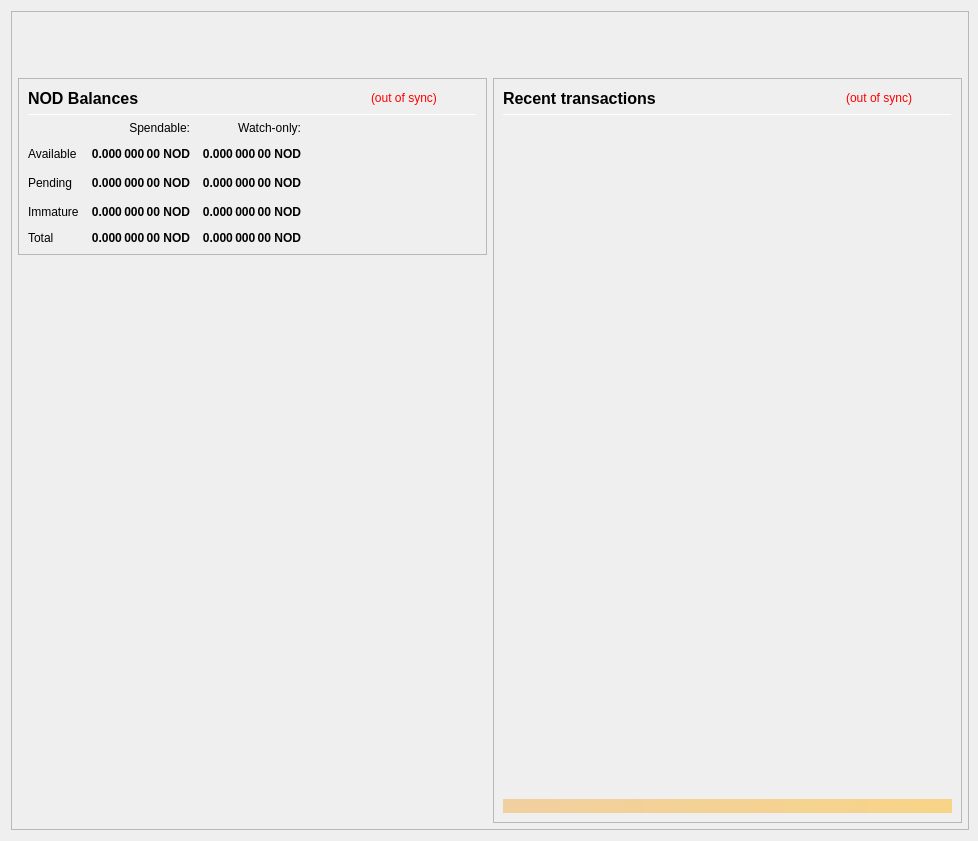
<?xml version="1.0" encoding="UTF-8"?>
<ui version="4.0">
 <class>OverviewPage</class>
 <widget class="QWidget" name="OverviewPage">
  <property name="geometry">
   <rect>
    <x>0</x>
    <y>0</y>
    <width>978</width>
    <height>841</height>
   </rect>
  </property>
  <property name="minimumSize">
   <size>
    <width>960</width>
    <height>682</height>
   </size>
  </property>
  <property name="font">
   <font>
    <weight>50</weight>
    <bold>false</bold>
   </font>
  </property>
  <property name="windowTitle">
   <string>Form</string>
  </property>
  <layout class="QVBoxLayout" name="topLayout" stretch="0">
   <property name="rightMargin">
    <number>9</number>
   </property>
   <item>
    <widget class="QFrame" name="frame_BG">
     <property name="minimumSize">
      <size>
       <width>850</width>
       <height>610</height>
      </size>
     </property>
     <property name="maximumSize">
      <size>
       <width>16777215</width>
       <height>16777215</height>
      </size>
     </property>
     <property name="frameShape">
      <enum>QFrame::StyledPanel</enum>
     </property>
     <property name="frameShadow">
      <enum>QFrame::Raised</enum>
     </property>
     <layout class="QVBoxLayout" name="verticalLayout_3" stretch="0">
      <property name="leftMargin">
       <number>0</number>
      </property>
      <property name="topMargin">
       <number>0</number>
      </property>
      <property name="rightMargin">
       <number>0</number>
      </property>
      <property name="bottomMargin">
       <number>6</number>
      </property>
      <item>
       <layout class="QVBoxLayout" name="verticalLayout_Master" stretch="0,1">
        <property name="leftMargin">
         <number>0</number>
        </property>
        <property name="topMargin">
         <number>0</number>
        </property>
        <property name="rightMargin">
         <number>0</number>
        </property>
        <property name="bottomMargin">
         <number>0</number>
        </property>
        <item>
         <widget class="QFrame" name="frame_Header">
          <layout class="QVBoxLayout" name="verticalLayout_Header" stretch="0">
           <property name="leftMargin">
            <number>0</number>
           </property>
           <property name="topMargin">
            <number>0</number>
           </property>
           <property name="rightMargin">
            <number>0</number>
           </property>
           <property name="bottomMargin">
            <number>0</number>
           </property>
           <item>
            <layout class="QHBoxLayout" name="horizontalLayout_Header" stretch="1,0">
             <property name="spacing">
              <number>6</number>
             </property>
             <item>
              <spacer name="horizontalSpacer_Header">
               <property name="orientation">
                <enum>Qt::Horizontal</enum>
               </property>
               <property name="sizeHint" stdset="0">
                <size>
                 <width>40</width>
                 <height>20</height>
                </size>
               </property>
              </spacer>
             </item>
             <item>
              <widget class="QLabel" name="labelOverviewHeaderRight">
               <property name="minimumSize">
                <size>
                 <width>464</width>
                 <height>60</height>
                </size>
               </property>
               <property name="maximumSize">
                <size>
                 <width>16777215</width>
                 <height>60</height>
                </size>
               </property>
               <property name="font">
                <font>
                 <pointsize>14</pointsize>
                </font>
               </property>
               <property name="text">
                <string/>
               </property>
               <property name="alignment">
                <set>Qt::AlignRight|Qt::AlignTrailing|Qt::AlignVCenter</set>
               </property>
              </widget>
             </item>
            </layout>
           </item>
          </layout>
         </widget>
        </item>
        <item>
         <widget class="QFrame" name="frame_Content">
          <layout class="QVBoxLayout" name="verticalLayout_Content">
           <property name="leftMargin">
            <number>6</number>
           </property>
           <property name="topMargin">
            <number>0</number>
           </property>
           <property name="rightMargin">
            <number>6</number>
           </property>
           <property name="bottomMargin">
            <number>0</number>
           </property>
           <item>
            <layout class="QHBoxLayout" name="horizontalLayout_Content" stretch="1,1">
             <property name="spacing">
              <number>6</number>
             </property>
             <item>
              <layout class="QVBoxLayout" name="verticalLayout_left" stretch="0,0">
               <item>
                <widget class="QFrame" name="frameBalances">
                 <property name="frameShape">
                  <enum>QFrame::StyledPanel</enum>
                 </property>
                 <property name="frameShadow">
                  <enum>QFrame::Raised</enum>
                 </property>
                 <layout class="QVBoxLayout" name="verticalLayout_4">
                  <item>
                   <layout class="QHBoxLayout" name="hlBalancesHeader" stretch="2,0,0">
                    <property name="spacing">
                     <number>6</number>
                    </property>
                    <item>
                     <widget class="QLabel" name="labelBalances">
                      <property name="minimumSize">
                       <size>
                        <width>0</width>
                        <height>0</height>
                       </size>
                      </property>
                      <property name="font">
                       <font>
                        <pointsize>12</pointsize>
                        <weight>75</weight>
                        <bold>true</bold>
                       </font>
                      </property>
                      <property name="text">
                       <string>NOD Balances</string>
                      </property>
                     </widget>
                    </item>
                    <item>
                     <widget class="QLabel" name="labelWalletStatus">
                      <property name="cursor">
                       <cursorShape>WhatsThisCursor</cursorShape>
                      </property>
                      <property name="toolTip">
                       <string>The displayed information may be out of date. Your wallet automatically synchronizes with the Node network after a connection is established, but this process has not completed yet.</string>
                      </property>
                      <property name="styleSheet">
                       <string notr="true">QLabel { color: red; }</string>
                      </property>
                      <property name="text">
                       <string notr="true">(out of sync)</string>
                      </property>
                      <property name="alignment">
                       <set>Qt::AlignLeading|Qt::AlignLeft|Qt::AlignVCenter</set>
                      </property>
                     </widget>
                    </item>
                    <item>
                     <spacer name="hsBalancesHeader">
                      <property name="orientation">
                       <enum>Qt::Horizontal</enum>
                      </property>
                      <property name="sizeHint" stdset="0">
                       <size>
                        <width>40</width>
                        <height>20</height>
                       </size>
                      </property>
                     </spacer>
                    </item>
                   </layout>
                  </item>
                  <item>
                   <widget class="Line" name="lineBalances">
                    <property name="minimumSize">
                     <size>
                      <width>0</width>
                      <height>1</height>
                     </size>
                    </property>
                    <property name="maximumSize">
                     <size>
                      <width>16777215</width>
                      <height>1</height>
                     </size>
                    </property>
                    <property name="orientation">
                     <enum>Qt::Horizontal</enum>
                    </property>
                   </widget>
                  </item>
                  <item>
                   <layout class="QGridLayout" name="gridLayout">
                    <property name="spacing">
                     <number>12</number>
                    </property>
                    <item row="2" column="2">
                     <widget class="QLabel" name="labelWatchPending">
                      <property name="font">
                       <font>
                        <weight>75</weight>
                        <bold>true</bold>
                       </font>
                      </property>
                      <property name="cursor">
                       <cursorShape>ArrowCursor</cursorShape>
                      </property>
                      <property name="toolTip">
                       <string>Unconfirmed transactions to watch-only addresses</string>
                      </property>
                      <property name="text">
                       <string notr="true">0.000 000 00 NOD</string>
                      </property>
                      <property name="alignment">
                       <set>Qt::AlignRight|Qt::AlignTrailing|Qt::AlignVCenter</set>
                      </property>
                      <property name="textInteractionFlags">
                       <set>Qt::NoTextInteraction</set>
                      </property>
                     </widget>
                    </item>
                    <item row="2" column="1">
                     <widget class="QLabel" name="labelUnconfirmed">
                      <property name="font">
                       <font>
                        <weight>75</weight>
                        <bold>true</bold>
                       </font>
                      </property>
                      <property name="cursor">
                       <cursorShape>ArrowCursor</cursorShape>
                      </property>
                      <property name="toolTip">
                       <string>Total of transactions that have yet to be confirmed, and do not yet count toward the spendable balance</string>
                      </property>
                      <property name="text">
                       <string notr="true">0.000 000 00 NOD</string>
                      </property>
                      <property name="alignment">
                       <set>Qt::AlignRight|Qt::AlignTrailing|Qt::AlignVCenter</set>
                      </property>
                      <property name="textInteractionFlags">
                       <set>Qt::NoTextInteraction</set>
                      </property>
                     </widget>
                    </item>
                    <item row="3" column="2">
                     <widget class="QLabel" name="labelWatchImmature">
                      <property name="font">
                       <font>
                        <weight>75</weight>
                        <bold>true</bold>
                       </font>
                      </property>
                      <property name="cursor">
                       <cursorShape>ArrowCursor</cursorShape>
                      </property>
                      <property name="toolTip">
                       <string>Staked or masternode rewards in watch-only addresses that has not yet matured</string>
                      </property>
                      <property name="text">
                       <string notr="true">0.000 000 00 NOD</string>
                      </property>
                      <property name="alignment">
                       <set>Qt::AlignRight|Qt::AlignTrailing|Qt::AlignVCenter</set>
                      </property>
                      <property name="textInteractionFlags">
                       <set>Qt::NoTextInteraction</set>
                      </property>
                     </widget>
                    </item>
                    <item row="4" column="0">
                     <widget class="QLabel" name="labelTotalText">
                      <property name="text">
                       <string>Total</string>
                      </property>
                      <property name="textInteractionFlags">
                       <set>Qt::NoTextInteraction</set>
                      </property>
                     </widget>
                    </item>
                    <item row="3" column="1">
                     <widget class="QLabel" name="labelImmature">
                      <property name="font">
                       <font>
                        <weight>75</weight>
                        <bold>true</bold>
                       </font>
                      </property>
                      <property name="cursor">
                       <cursorShape>ArrowCursor</cursorShape>
                      </property>
                      <property name="toolTip">
                       <string>Staked or masternode rewards that has not yet matured</string>
                      </property>
                      <property name="text">
                       <string notr="true">0.000 000 00 NOD</string>
                      </property>
                      <property name="alignment">
                       <set>Qt::AlignRight|Qt::AlignTrailing|Qt::AlignVCenter</set>
                      </property>
                      <property name="textInteractionFlags">
                       <set>Qt::NoTextInteraction</set>
                      </property>
                     </widget>
                    </item>
                    <item row="2" column="3">
                     <spacer name="hsBalances">
                      <property name="orientation">
                       <enum>Qt::Horizontal</enum>
                      </property>
                      <property name="sizeHint" stdset="0">
                       <size>
                        <width>40</width>
                        <height>20</height>
                       </size>
                      </property>
                     </spacer>
                    </item>
                    <item row="3" column="0">
                     <widget class="QLabel" name="labelImmatureText">
                      <property name="text">
                       <string>Immature</string>
                      </property>
                      <property name="textInteractionFlags">
                       <set>Qt::NoTextInteraction</set>
                      </property>
                     </widget>
                    </item>
                    <item row="4" column="1">
                     <widget class="QLabel" name="labelTotal">
                      <property name="font">
                       <font>
                        <weight>75</weight>
                        <bold>true</bold>
                       </font>
                      </property>
                      <property name="cursor">
                       <cursorShape>ArrowCursor</cursorShape>
                      </property>
                      <property name="toolTip">
                       <string>Your current total balance</string>
                      </property>
                      <property name="text">
                       <string notr="true">0.000 000 00 NOD</string>
                      </property>
                      <property name="alignment">
                       <set>Qt::AlignRight|Qt::AlignTrailing|Qt::AlignVCenter</set>
                      </property>
                      <property name="textInteractionFlags">
                       <set>Qt::NoTextInteraction</set>
                      </property>
                     </widget>
                    </item>
                    <item row="4" column="2">
                     <widget class="QLabel" name="labelWatchTotal">
                      <property name="font">
                       <font>
                        <weight>75</weight>
                        <bold>true</bold>
                       </font>
                      </property>
                      <property name="cursor">
                       <cursorShape>ArrowCursor</cursorShape>
                      </property>
                      <property name="toolTip">
                       <string>Current total balance in watch-only addresses</string>
                      </property>
                      <property name="text">
                       <string notr="true">0.000 000 00 NOD</string>
                      </property>
                      <property name="alignment">
                       <set>Qt::AlignRight|Qt::AlignTrailing|Qt::AlignVCenter</set>
                      </property>
                      <property name="textInteractionFlags">
                       <set>Qt::NoTextInteraction</set>
                      </property>
                     </widget>
                    </item>
                    <item row="0" column="2">
                     <widget class="QLabel" name="labelWatchonly">
                      <property name="text">
                       <string>Watch-only:</string>
                      </property>
                      <property name="alignment">
                       <set>Qt::AlignRight|Qt::AlignTrailing|Qt::AlignVCenter</set>
                      </property>
                     </widget>
                    </item>
                    <item row="1" column="0">
                     <widget class="QLabel" name="labelBalanceText">
                      <property name="text">
                       <string>Available</string>
                      </property>
                      <property name="textInteractionFlags">
                       <set>Qt::NoTextInteraction</set>
                      </property>
                     </widget>
                    </item>
                    <item row="1" column="1">
                     <widget class="QLabel" name="labelBalance">
                      <property name="font">
                       <font>
                        <weight>75</weight>
                        <bold>true</bold>
                       </font>
                      </property>
                      <property name="cursor">
                       <cursorShape>ArrowCursor</cursorShape>
                      </property>
                      <property name="toolTip">
                       <string>Your current spendable balance</string>
                      </property>
                      <property name="text">
                       <string notr="true">0.000 000 00 NOD</string>
                      </property>
                      <property name="alignment">
                       <set>Qt::AlignRight|Qt::AlignTrailing|Qt::AlignVCenter</set>
                      </property>
                      <property name="textInteractionFlags">
                       <set>Qt::NoTextInteraction</set>
                      </property>
                     </widget>
                    </item>
                    <item row="1" column="2">
                     <widget class="QLabel" name="labelWatchAvailable">
                      <property name="font">
                       <font>
                        <weight>75</weight>
                        <bold>true</bold>
                       </font>
                      </property>
                      <property name="cursor">
                       <cursorShape>ArrowCursor</cursorShape>
                      </property>
                      <property name="toolTip">
                       <string>Your current balance in watch-only addresses</string>
                      </property>
                      <property name="text">
                       <string notr="true">0.000 000 00 NOD</string>
                      </property>
                      <property name="alignment">
                       <set>Qt::AlignRight|Qt::AlignTrailing|Qt::AlignVCenter</set>
                      </property>
                      <property name="textInteractionFlags">
                       <set>Qt::NoTextInteraction</set>
                      </property>
                     </widget>
                    </item>
                    <item row="2" column="0">
                     <widget class="QLabel" name="labelPendingText">
                      <property name="text">
                       <string>Pending</string>
                      </property>
                      <property name="textInteractionFlags">
                       <set>Qt::NoTextInteraction</set>
                      </property>
                     </widget>
                    </item>
                    <item row="0" column="1">
                     <widget class="QLabel" name="labelSpendable">
                      <property name="text">
                       <string>Spendable:</string>
                      </property>
                      <property name="alignment">
                       <set>Qt::AlignRight|Qt::AlignTrailing|Qt::AlignVCenter</set>
                      </property>
                     </widget>
                    </item>
                   </layout>
                  </item>
                 </layout>
                </widget>
               </item>
               <item>
                <spacer name="verticalSpacer">
                 <property name="orientation">
                  <enum>Qt::Vertical</enum>
                 </property>
                 <property name="sizeHint" stdset="0">
                  <size>
                   <width>20</width>
                   <height>40</height>
                  </size>
                 </property>
                </spacer>
               </item>
              </layout>
             </item>
             <item>
              <layout class="QVBoxLayout" name="verticalLayout_right" stretch="1">
               <item>
                <widget class="QFrame" name="frame_RecentTransactions">
                 <property name="minimumSize">
                  <size>
                   <width>0</width>
                   <height>0</height>
                  </size>
                 </property>
                 <property name="frameShape">
                  <enum>QFrame::StyledPanel</enum>
                 </property>
                 <property name="frameShadow">
                  <enum>QFrame::Raised</enum>
                 </property>
                 <layout class="QVBoxLayout" name="verticalLayout_1" stretch="0,0,0,0,0">
                  <item>
                   <layout class="QHBoxLayout" name="horizontalLayout_2" stretch="2,0,0">
                    <property name="spacing">
                     <number>3</number>
                    </property>
                    <item>
                     <widget class="QLabel" name="label_4">
                      <property name="minimumSize">
                       <size>
                        <width>0</width>
                        <height>20</height>
                       </size>
                      </property>
                      <property name="font">
                       <font>
                        <pointsize>12</pointsize>
                        <weight>75</weight>
                        <bold>true</bold>
                       </font>
                      </property>
                      <property name="text">
                       <string>Recent transactions</string>
                      </property>
                     </widget>
                    </item>
                    <item>
                     <widget class="QLabel" name="labelTransactionsStatus">
                      <property name="cursor">
                       <cursorShape>WhatsThisCursor</cursorShape>
                      </property>
                      <property name="toolTip">
                       <string>The displayed information may be out of date. Your wallet automatically synchronizes with the Node network after a connection is established, but this process has not completed yet.</string>
                      </property>
                      <property name="styleSheet">
                       <string notr="true">QLabel { color: red; }</string>
                      </property>
                      <property name="text">
                       <string notr="true">(out of sync)</string>
                      </property>
                      <property name="alignment">
                       <set>Qt::AlignRight|Qt::AlignTrailing|Qt::AlignVCenter</set>
                      </property>
                     </widget>
                    </item>
                    <item>
                     <spacer name="horizontalSpacer">
                      <property name="orientation">
                       <enum>Qt::Horizontal</enum>
                      </property>
                      <property name="sizeHint" stdset="0">
                       <size>
                        <width>40</width>
                        <height>20</height>
                       </size>
                      </property>
                     </spacer>
                    </item>
                   </layout>
                  </item>
                  <item>
                   <widget class="Line" name="line">
                    <property name="minimumSize">
                     <size>
                      <width>0</width>
                      <height>1</height>
                     </size>
                    </property>
                    <property name="maximumSize">
                     <size>
                      <width>16777215</width>
                      <height>1</height>
                     </size>
                    </property>
                    <property name="orientation">
                     <enum>Qt::Horizontal</enum>
                    </property>
                   </widget>
                  </item>
                  <item>
                   <widget class="QListView" name="listTransactions">
                    <property name="minimumSize">
                     <size>
                      <width>0</width>
                      <height>0</height>
                     </size>
                    </property>
                    <property name="styleSheet">
                     <string notr="true">QListView { background: transparent; }</string>
                    </property>
                    <property name="frameShape">
                     <enum>QFrame::NoFrame</enum>
                    </property>
                    <property name="verticalScrollBarPolicy">
                     <enum>Qt::ScrollBarAlwaysOff</enum>
                    </property>
                    <property name="horizontalScrollBarPolicy">
                     <enum>Qt::ScrollBarAlwaysOff</enum>
                    </property>
                    <property name="selectionMode">
                     <enum>QAbstractItemView::NoSelection</enum>
                    </property>
                   </widget>
                  </item>
                  <item>
                   <spacer name="verticalSpacer_2">
                    <property name="orientation">
                     <enum>Qt::Vertical</enum>
                    </property>
                    <property name="sizeType">
                     <enum>QSizePolicy::Expanding</enum>
                    </property>
                    <property name="sizeHint" stdset="0">
                     <size>
                      <width>20</width>
                      <height>40</height>
                     </size>
                    </property>
                   </spacer>
                  </item>
                  <item>
                   <widget class="QLabel" name="labelAlerts">
                    <property name="maximumSize">
                     <size>
                      <width>16777215</width>
                      <height>16777215</height>
                     </size>
                    </property>
                    <property name="styleSheet">
                     <string notr="true">background-color: qlineargradient(x1: 0, y1: 0, x2: 1, y2: 0, stop:0 #F0D0A0, stop:1 #F8D488); color:#000000;</string>
                    </property>
                    <property name="text">
                     <string/>
                    </property>
                    <property name="wordWrap">
                     <bool>true</bool>
                    </property>
                    <property name="margin">
                     <number>3</number>
                    </property>
                   </widget>
                  </item>
                 </layout>
                </widget>
               </item>
              </layout>
             </item>
            </layout>
           </item>
          </layout>
         </widget>
        </item>
       </layout>
      </item>
     </layout>
    </widget>
   </item>
  </layout>
 </widget>
 <resources/>
 <connections/>
</ui>
